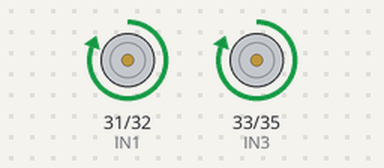
A program run on a simulated Raspberry Pi (header pin numbers). Parts: motor-driver pin pairs drawn as motors (green arrow = first pin HIGH = forward, orange = second pin HIGH = backward, longer = more drive).

Above: at 1.5 s.
At 4.5 s:
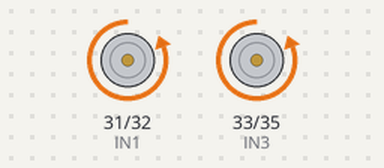
At 7.5 s:
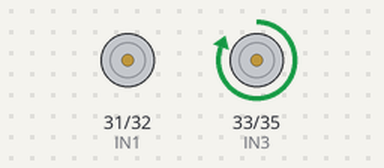
At 10.5 s:
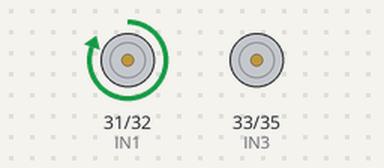
Timing chart, 0 to 15.6 s (numbered marks = the images above):
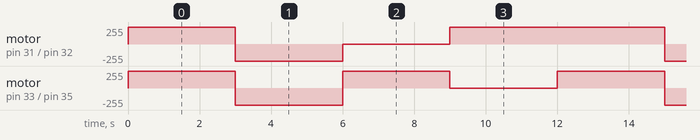

Measured:
- by itself, motor on pin 31 (IN1) / pin 32 (IN2): repeats every 12.0 s: backward 255/255 3.0 s, stopped 3.0 s, forward 255/255 6.0 s
- by itself, motor on pin 33 (IN3) / pin 35 (IN4): repeats every 12.0 s: backward 255/255 3.0 s, forward 255/255 3.0 s, stopped 3.0 s, forward 255/255 3.0 s

The program:

test.py
```python
import RPi.GPIO as GPIO
import time


#编码方式
GPIO.setmode(GPIO.BOARD)


#输入编码 分别对应GPIO 22、26、23、24
IN1 = 31
IN2 = 32
IN3 = 33
IN4 = 35


def init():
    GPIO.setup(IN1,GPIO.OUT)
    GPIO.setup(IN2,GPIO.OUT)
    GPIO.setup(IN3,GPIO.OUT)
    GPIO.setup(IN4,GPIO.OUT)

'''
L298N模块IN1、IN2和IN1、IN2分别对应两个马达，输出IN1>IN2为前进，IN1<IN2为后退
pwm调速暂未启用
树莓派和l298n必须共地，否则无法启动！
'''
def forward():
    GPIO.output(IN1,GPIO.HIGH)
    GPIO.output(IN2,GPIO.LOW)
    GPIO.output(IN3,GPIO.HIGH)
    GPIO.output(IN4,GPIO.LOW)


def backward():
    GPIO.output(IN1,GPIO.LOW)
    GPIO.output(IN2,GPIO.HIGH)
    GPIO.output(IN3,GPIO.LOW)
    GPIO.output(IN4,GPIO.HIGH)


def left():
    GPIO.output(IN1,False)
    GPIO.output(IN2,False)
    GPIO.output(IN3,GPIO.HIGH)
    GPIO.output(IN4,GPIO.LOW)


def right():
    GPIO.output(IN1,GPIO.HIGH)
    GPIO.output(IN2,GPIO.LOW)
    GPIO.output(IN3,False)
    GPIO.output(IN4,False)

try:

    init()
    while True:
        forward()
        time.sleep(3)
        backward()
        time.sleep(3)
        left()
        time.sleep(3)
        right()
        time.sleep(3)
except:
    GPIO.cleanup()
    print("error...")
```
